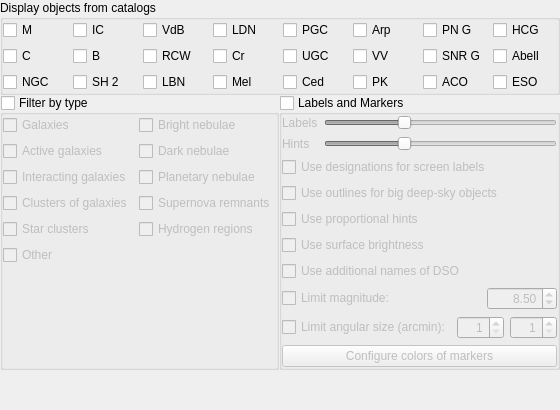
        <widget class="QWidget" name="page_DSO">
         <layout class="QGridLayout" name="gridLayout_11">
          <property name="leftMargin">
           <number>0</number>
          </property>
          <property name="topMargin">
           <number>0</number>
          </property>
          <property name="rightMargin">
           <number>0</number>
          </property>
          <property name="bottomMargin">
           <number>0</number>
          </property>
          <property name="spacing">
           <number>0</number>
          </property>
          <item row="0" column="0" colspan="2">
           <widget class="QGroupBox" name="groupDSOCatalogs">
            <property name="title">
             <string>Display objects from catalogs</string>
            </property>
            <layout class="QGridLayout" name="gridLayout_10">
             <property name="leftMargin">
              <number>0</number>
             </property>
             <property name="topMargin">
              <number>0</number>
             </property>
             <property name="rightMargin">
              <number>0</number>
             </property>
             <property name="bottomMargin">
              <number>0</number>
             </property>
             <property name="spacing">
              <number>6</number>
             </property>
             <item row="2" column="0">
              <widget class="QCheckBox" name="checkBoxNGC">
               <property name="toolTip">
                <string>New General Catalogue of Nebulae and Clusters of Stars</string>
               </property>
               <property name="text">
                <string notr="true">NGC</string>
               </property>
               <attribute name="buttonGroup">
                <string notr="true">buttonGroupDisplayedDSOCatalogs</string>
               </attribute>
              </widget>
             </item>
             <item row="0" column="5">
              <widget class="QCheckBox" name="checkBoxArp">
               <property name="toolTip">
                <string>Atlas of Peculiar Galaxies (Arp, 1966)</string>
               </property>
               <property name="text">
                <string notr="true">Arp</string>
               </property>
               <attribute name="buttonGroup">
                <string notr="true">buttonGroupDisplayedDSOCatalogs</string>
               </attribute>
              </widget>
             </item>
             <item row="1" column="2">
              <widget class="QCheckBox" name="checkBoxRCW">
               <property name="toolTip">
                <string>A catalogue of Hα-emission regions in the southern Milky Way (Rodgers+, 1960)</string>
               </property>
               <property name="text">
                <string notr="true">RCW</string>
               </property>
               <attribute name="buttonGroup">
                <string notr="true">buttonGroupDisplayedDSOCatalogs</string>
               </attribute>
              </widget>
             </item>
             <item row="0" column="4">
              <widget class="QCheckBox" name="checkBoxPGC">
               <property name="toolTip">
                <string>Principal Galaxy Catalog</string>
               </property>
               <property name="text">
                <string notr="true">PGC</string>
               </property>
               <attribute name="buttonGroup">
                <string notr="true">buttonGroupDisplayedDSOCatalogs</string>
               </attribute>
              </widget>
             </item>
             <item row="2" column="3">
              <widget class="QCheckBox" name="checkBoxMel">
               <property name="toolTip">
                <string>A Catalogue of Star Clusters shown on Franklin-Adams Chart Plates (Melotte, 1915)</string>
               </property>
               <property name="text">
                <string notr="true">Mel</string>
               </property>
               <attribute name="buttonGroup">
                <string notr="true">buttonGroupDisplayedDSOCatalogs</string>
               </attribute>
              </widget>
             </item>
             <item row="0" column="2">
              <widget class="QCheckBox" name="checkBoxVdB">
               <property name="toolTip">
                <string>Catalogue of Reflection Nebulae (Van den Bergh, 1966)</string>
               </property>
               <property name="text">
                <string notr="true">VdB</string>
               </property>
               <attribute name="buttonGroup">
                <string notr="true">buttonGroupDisplayedDSOCatalogs</string>
               </attribute>
              </widget>
             </item>
             <item row="2" column="2">
              <widget class="QCheckBox" name="checkBoxLBN">
               <property name="toolTip">
                <string>Lynds' Catalogue of Bright Nebulae (Lynds, 1965)</string>
               </property>
               <property name="text">
                <string notr="true">LBN</string>
               </property>
               <attribute name="buttonGroup">
                <string notr="true">buttonGroupDisplayedDSOCatalogs</string>
               </attribute>
              </widget>
             </item>
             <item row="0" column="0">
              <widget class="QCheckBox" name="checkBoxM">
               <property name="toolTip">
                <string>Messier Catalogue</string>
               </property>
               <property name="text">
                <string notr="true">M</string>
               </property>
               <attribute name="buttonGroup">
                <string notr="true">buttonGroupDisplayedDSOCatalogs</string>
               </attribute>
              </widget>
             </item>
             <item row="1" column="3">
              <widget class="QCheckBox" name="checkBoxCr">
               <property name="toolTip">
                <string>Catalog of Open Galactic Clusters (Collinder, 1931)</string>
               </property>
               <property name="text">
                <string notr="true">Cr</string>
               </property>
               <attribute name="buttonGroup">
                <string notr="true">buttonGroupDisplayedDSOCatalogs</string>
               </attribute>
              </widget>
             </item>
             <item row="0" column="3">
              <widget class="QCheckBox" name="checkBoxLDN">
               <property name="toolTip">
                <string>Lynds' Catalogue of Dark Nebulae (Lynds, 1962)</string>
               </property>
               <property name="text">
                <string notr="true">LDN</string>
               </property>
               <attribute name="buttonGroup">
                <string notr="true">buttonGroupDisplayedDSOCatalogs</string>
               </attribute>
              </widget>
             </item>
             <item row="1" column="5">
              <widget class="QCheckBox" name="checkBoxVV">
               <property name="toolTip">
                <string>The Catalogue of Interacting Galaxies (Vorontsov-Velyaminov+, 2001)</string>
               </property>
               <property name="text">
                <string notr="true">VV</string>
               </property>
               <attribute name="buttonGroup">
                <string notr="true">buttonGroupDisplayedDSOCatalogs</string>
               </attribute>
              </widget>
             </item>
             <item row="2" column="4">
              <widget class="QCheckBox" name="checkBoxCed">
               <property name="toolTip">
                <string>Catalog of bright diffuse Galactic nebulae (Cederblad, 1946)</string>
               </property>
               <property name="text">
                <string notr="true">Ced</string>
               </property>
               <attribute name="buttonGroup">
                <string notr="true">buttonGroupDisplayedDSOCatalogs</string>
               </attribute>
              </widget>
             </item>
             <item row="2" column="1">
              <widget class="QCheckBox" name="checkBoxSh2">
               <property name="toolTip">
                <string>Catalogue of HII Regions (Sharpless, 1959)</string>
               </property>
               <property name="text">
                <string notr="true">SH 2</string>
               </property>
               <attribute name="buttonGroup">
                <string notr="true">buttonGroupDisplayedDSOCatalogs</string>
               </attribute>
              </widget>
             </item>
             <item row="1" column="0">
              <widget class="QCheckBox" name="checkBoxC">
               <property name="toolTip">
                <string>Caldwell Catalogue</string>
               </property>
               <property name="text">
                <string notr="true">C</string>
               </property>
               <attribute name="buttonGroup">
                <string notr="true">buttonGroupDisplayedDSOCatalogs</string>
               </attribute>
              </widget>
             </item>
             <item row="2" column="5">
              <widget class="QCheckBox" name="checkBoxPK">
               <property name="toolTip">
                <string>The Catalogue of Galactic Planetary Nebulae (Kohoutek, 2001)</string>
               </property>
               <property name="text">
                <string notr="true">PK</string>
               </property>
               <attribute name="buttonGroup">
                <string notr="true">buttonGroupDisplayedDSOCatalogs</string>
               </attribute>
              </widget>
             </item>
             <item row="0" column="1">
              <widget class="QCheckBox" name="checkBoxIC">
               <property name="toolTip">
                <string>Index Catalogue of Nebulae and Clusters of Stars</string>
               </property>
               <property name="text">
                <string notr="true">IC</string>
               </property>
               <attribute name="buttonGroup">
                <string notr="true">buttonGroupDisplayedDSOCatalogs</string>
               </attribute>
              </widget>
             </item>
             <item row="1" column="4">
              <widget class="QCheckBox" name="checkBoxUGC">
               <property name="toolTip">
                <string>The Uppsala General Catalogue of Galaxies</string>
               </property>
               <property name="text">
                <string notr="true">UGC</string>
               </property>
               <attribute name="buttonGroup">
                <string notr="true">buttonGroupDisplayedDSOCatalogs</string>
               </attribute>
              </widget>
             </item>
             <item row="1" column="1">
              <widget class="QCheckBox" name="checkBoxB">
               <property name="toolTip">
                <string>Barnard's Catalogue of 349 Dark Objects in the Sky (Barnard, 1927)</string>
               </property>
               <property name="text">
                <string notr="true">B</string>
               </property>
               <attribute name="buttonGroup">
                <string notr="true">buttonGroupDisplayedDSOCatalogs</string>
               </attribute>
              </widget>
             </item>
             <item row="0" column="6">
              <widget class="QCheckBox" name="checkBoxPNG">
               <property name="toolTip">
                <string>The Strasbourg-ESO Catalogue of Galactic Planetary Nebulae (Acker+, 1992)</string>
               </property>
               <property name="text">
                <string notr="true">PN G</string>
               </property>
               <attribute name="buttonGroup">
                <string notr="true">buttonGroupDisplayedDSOCatalogs</string>
               </attribute>
              </widget>
             </item>
             <item row="1" column="6">
              <widget class="QCheckBox" name="checkBoxSNRG">
               <property name="toolTip">
                <string>A catalogue of Galactic supernova remnants (Green, 2014)</string>
               </property>
               <property name="text">
                <string notr="true">SNR G</string>
               </property>
               <attribute name="buttonGroup">
                <string notr="true">buttonGroupDisplayedDSOCatalogs</string>
               </attribute>
              </widget>
             </item>
             <item row="2" column="6">
              <widget class="QCheckBox" name="checkBoxACO">
               <property name="toolTip">
                <string>A Catalog of Rich Clusters of Galaxies (Abell+, 1989)</string>
               </property>
               <property name="text">
                <string notr="true">ACO</string>
               </property>
               <attribute name="buttonGroup">
                <string notr="true">buttonGroupDisplayedDSOCatalogs</string>
               </attribute>
              </widget>
             </item>
             <item row="0" column="7">
              <widget class="QCheckBox" name="checkBoxHCG">
               <property name="toolTip">
                <string>Hickson Compact Group (Hickson+, 1982)</string>
               </property>
               <property name="text">
                <string notr="true">HCG</string>
               </property>
               <attribute name="buttonGroup">
                <string notr="true">buttonGroupDisplayedDSOCatalogs</string>
               </attribute>
              </widget>
             </item>
             <item row="1" column="7">
              <widget class="QCheckBox" name="checkBoxAbell">
               <property name="toolTip">
                <string>Abell Catalog of Planetary Nebulae (Abell, 1966)</string>
               </property>
               <property name="text">
                <string notr="true">Abell</string>
               </property>
               <attribute name="buttonGroup">
                <string notr="true">buttonGroupDisplayedDSOCatalogs</string>
               </attribute>
              </widget>
             </item>
             <item row="2" column="7">
              <widget class="QCheckBox" name="checkBoxESO">
               <property name="toolTip">
                <string>ESO/Uppsala Survey of the ESO(B) Atlas (Lauberts, 1982)</string>
               </property>
               <property name="text">
                <string notr="true">ESO</string>
               </property>
               <attribute name="buttonGroup">
                <string notr="true">buttonGroupDisplayedDSOCatalogs</string>
               </attribute>
              </widget>
             </item>
            </layout>
           </widget>
          </item>
          <item row="3" column="0">
           <spacer name="verticalSpacer_3">
            <property name="orientation">
             <enum>Qt::Vertical</enum>
            </property>
            <property name="sizeHint" stdset="0">
             <size>
              <width>20</width>
              <height>40</height>
             </size>
            </property>
           </spacer>
          </item>
          <item row="1" column="0">
           <widget class="QGroupBox" name="groupBoxDSOTypeFilters">
            <property name="title">
             <string>Filter by type</string>
            </property>
            <property name="flat">
             <bool>true</bool>
            </property>
            <property name="checkable">
             <bool>true</bool>
            </property>
            <property name="checked">
             <bool>false</bool>
            </property>
            <layout class="QGridLayout" name="gridLayout_13">
             <property name="leftMargin">
              <number>0</number>
             </property>
             <property name="topMargin">
              <number>0</number>
             </property>
             <property name="rightMargin">
              <number>0</number>
             </property>
             <property name="bottomMargin">
              <number>0</number>
             </property>
             <property name="spacing">
              <number>6</number>
             </property>
             <item row="3" column="0">
              <widget class="QCheckBox" name="checkBoxActiveGalaxiesType">
               <property name="text">
                <string>Active galaxies</string>
               </property>
               <attribute name="buttonGroup">
                <string notr="true">buttonGroupDisplayedDSOTypes</string>
               </attribute>
              </widget>
             </item>
             <item row="7" column="0">
              <widget class="QCheckBox" name="checkBoxOtherType">
               <property name="text">
                <string>Other</string>
               </property>
               <attribute name="buttonGroup">
                <string notr="true">buttonGroupDisplayedDSOTypes</string>
               </attribute>
              </widget>
             </item>
             <item row="4" column="1">
              <widget class="QCheckBox" name="checkBoxPlanetaryNebulaeType">
               <property name="text">
                <string>Planetary nebulae</string>
               </property>
               <attribute name="buttonGroup">
                <string notr="true">buttonGroupDisplayedDSOTypes</string>
               </attribute>
              </widget>
             </item>
             <item row="1" column="1">
              <widget class="QCheckBox" name="checkBoxBrightNebulaeType">
               <property name="text">
                <string>Bright nebulae</string>
               </property>
               <attribute name="buttonGroup">
                <string notr="true">buttonGroupDisplayedDSOTypes</string>
               </attribute>
              </widget>
             </item>
             <item row="3" column="1">
              <widget class="QCheckBox" name="checkBoxDarkNebulaeType">
               <property name="text">
                <string>Dark nebulae</string>
               </property>
               <attribute name="buttonGroup">
                <string notr="true">buttonGroupDisplayedDSOTypes</string>
               </attribute>
              </widget>
             </item>
             <item row="6" column="1">
              <widget class="QCheckBox" name="checkBoxHydrogenRegionsType">
               <property name="text">
                <string>Hydrogen regions</string>
               </property>
               <attribute name="buttonGroup">
                <string notr="true">buttonGroupDisplayedDSOTypes</string>
               </attribute>
              </widget>
             </item>
             <item row="5" column="0">
              <widget class="QCheckBox" name="checkBoxGalaxyClustersType">
               <property name="text">
                <string>Clusters of galaxies</string>
               </property>
               <attribute name="buttonGroup">
                <string notr="true">buttonGroupDisplayedDSOTypes</string>
               </attribute>
              </widget>
             </item>
             <item row="1" column="0">
              <widget class="QCheckBox" name="checkBoxGalaxiesType">
               <property name="text">
                <string>Galaxies</string>
               </property>
               <attribute name="buttonGroup">
                <string notr="true">buttonGroupDisplayedDSOTypes</string>
               </attribute>
              </widget>
             </item>
             <item row="4" column="0">
              <widget class="QCheckBox" name="checkBoxInteractingGalaxiesType">
               <property name="text">
                <string>Interacting galaxies</string>
               </property>
               <attribute name="buttonGroup">
                <string notr="true">buttonGroupDisplayedDSOTypes</string>
               </attribute>
              </widget>
             </item>
             <item row="5" column="1">
              <widget class="QCheckBox" name="checkBoxSupernovaRemnantsType">
               <property name="text">
                <string>Supernova remnants</string>
               </property>
               <attribute name="buttonGroup">
                <string notr="true">buttonGroupDisplayedDSOTypes</string>
               </attribute>
              </widget>
             </item>
             <item row="6" column="0">
              <widget class="QCheckBox" name="checkBoxStarClustersType">
               <property name="text">
                <string>Star clusters</string>
               </property>
               <attribute name="buttonGroup">
                <string notr="true">buttonGroupDisplayedDSOTypes</string>
               </attribute>
              </widget>
             </item>
             <item row="8" column="0">
              <spacer name="verticalSpacer_7">
               <property name="orientation">
                <enum>Qt::Vertical</enum>
               </property>
               <property name="sizeHint" stdset="0">
                <size>
                 <width>20</width>
                 <height>40</height>
                </size>
               </property>
              </spacer>
             </item>
            </layout>
           </widget>
          </item>
          <item row="1" column="1">
           <layout class="QVBoxLayout" name="verticalLayout_4">
            <item>
             <widget class="QGroupBox" name="groupBoxDSOLabelsAndMarkers">
              <property name="title">
               <string>Labels and Markers</string>
              </property>
              <property name="flat">
               <bool>true</bool>
              </property>
              <property name="checkable">
               <bool>true</bool>
              </property>
              <property name="checked">
               <bool>false</bool>
              </property>
              <layout class="QGridLayout" name="gridLayout_12">
               <property name="leftMargin">
                <number>0</number>
               </property>
               <property name="topMargin">
                <number>0</number>
               </property>
               <property name="rightMargin">
                <number>0</number>
               </property>
               <property name="bottomMargin">
                <number>0</number>
               </property>
               <property name="spacing">
                <number>6</number>
               </property>
               <item row="5" column="0">
                <widget class="QCheckBox" name="checkBoxProportionalHints">
                 <property name="toolTip">
                  <string>Use hints proportional to angular size of deep-sky objects</string>
                 </property>
                 <property name="text">
                  <string>Use proportional hints</string>
                 </property>
                </widget>
               </item>
               <item row="6" column="0">
                <widget class="QCheckBox" name="checkBoxSurfaceBrightnessUsage">
                 <property name="toolTip">
                  <string>Use surface brightness of deep-sky objects for scale of the visibility of their markers and labels.</string>
                 </property>
                 <property name="text">
                  <string>Use surface brightness</string>
                 </property>
                </widget>
               </item>
               <item row="8" column="0">
                <layout class="QHBoxLayout" name="horizontalLayout_7">
                 <item>
                  <widget class="QCheckBox" name="nebulaLimitMagnitudeCheckBox">
                   <property name="toolTip">
                    <string>Limit magnitude (for unaided/binocular observers) of deep-sky objects.</string>
                   </property>
                   <property name="text">
                    <string>Limit magnitude:</string>
                   </property>
                  </widget>
                 </item>
                 <item>
                  <widget class="QDoubleSpinBox" name="nebulaLimitMagnitudeDoubleSpinBox">
                   <property name="maximumSize">
                    <size>
                     <width>70</width>
                     <height>16777215</height>
                    </size>
                   </property>
                   <property name="alignment">
                    <set>Qt::AlignRight|Qt::AlignTrailing|Qt::AlignVCenter</set>
                   </property>
                   <property name="minimum">
                    <double>3.000000000000000</double>
                   </property>
                   <property name="maximum">
                    <double>21.000000000000000</double>
                   </property>
                   <property name="singleStep">
                    <double>0.250000000000000</double>
                   </property>
                   <property name="value">
                    <double>8.500000000000000</double>
                   </property>
                  </widget>
                 </item>
                </layout>
               </item>
               <item row="3" column="0">
                <widget class="QCheckBox" name="checkBoxDesignationsOnlyUsage">
                 <property name="toolTip">
                  <string>Use designations of deep-sky objects instead of their common names for screen labels</string>
                 </property>
                 <property name="text">
                  <string>Use designations for screen labels</string>
                 </property>
                </widget>
               </item>
               <item row="2" column="0">
                <layout class="QGridLayout" name="gridLayout_15">
                 <item row="0" column="1">
                  <widget class="QSlider" name="nebulasLabelsHorizontalSlider">
                   <property name="value">
                    <number>33</number>
                   </property>
                   <property name="orientation">
                    <enum>Qt::Horizontal</enum>
                   </property>
                  </widget>
                 </item>
                 <item row="0" column="0">
                  <widget class="QLabel" name="labelLabels">
                   <property name="text">
                    <string>Labels</string>
                   </property>
                  </widget>
                 </item>
                 <item row="1" column="0">
                  <widget class="QLabel" name="labelHints">
                   <property name="text">
                    <string>Hints</string>
                   </property>
                  </widget>
                 </item>
                 <item row="1" column="1">
                  <widget class="QSlider" name="nebulasHintsHorizontalSlider">
                   <property name="value">
                    <number>33</number>
                   </property>
                   <property name="orientation">
                    <enum>Qt::Horizontal</enum>
                   </property>
                  </widget>
                 </item>
                </layout>
               </item>
               <item row="10" column="0">
                <widget class="QPushButton" name="pushButtonConfigureDSOColors">
                 <property name="text">
                  <string>Configure colors of markers</string>
                 </property>
                </widget>
               </item>
               <item row="4" column="0">
                <widget class="QCheckBox" name="checkBoxOutlines">
                 <property name="text">
                  <string>Use outlines for big deep-sky objects</string>
                 </property>
                </widget>
               </item>
               <item row="9" column="0">
                <layout class="QHBoxLayout" name="horizontalLayout_14">
                 <item>
                  <widget class="QCheckBox" name="nebulaLimitSizeCheckBox">
                   <property name="text">
                    <string>Limit angular size (arcmin):</string>
                   </property>
                  </widget>
                 </item>
                 <item>
                  <widget class="QDoubleSpinBox" name="nebulaLimitSizeMinDoubleSpinBox">
                   <property name="maximumSize">
                    <size>
                     <width>70</width>
                     <height>16777215</height>
                    </size>
                   </property>
                   <property name="toolTip">
                    <string>Minimal angular size in arcminutes for visible DSO</string>
                   </property>
                   <property name="alignment">
                    <set>Qt::AlignRight|Qt::AlignTrailing|Qt::AlignVCenter</set>
                   </property>
                   <property name="decimals">
                    <number>0</number>
                   </property>
                   <property name="minimum">
                    <double>1.000000000000000</double>
                   </property>
                   <property name="maximum">
                    <double>600.000000000000000</double>
                   </property>
                  </widget>
                 </item>
                 <item>
                  <widget class="QDoubleSpinBox" name="nebulaLimitSizeMaxDoubleSpinBox">
                   <property name="maximumSize">
                    <size>
                     <width>70</width>
                     <height>16777215</height>
                    </size>
                   </property>
                   <property name="toolTip">
                    <string>Maximum angular size in arcminutes for visible DSO</string>
                   </property>
                   <property name="alignment">
                    <set>Qt::AlignRight|Qt::AlignTrailing|Qt::AlignVCenter</set>
                   </property>
                   <property name="decimals">
                    <number>0</number>
                   </property>
                   <property name="minimum">
                    <double>1.000000000000000</double>
                   </property>
                   <property name="maximum">
                    <double>600.000000000000000</double>
                   </property>
                  </widget>
                 </item>
                </layout>
               </item>
               <item row="7" column="0">
                <widget class="QCheckBox" name="checkBoxAdditionalNamesDSO">
                 <property name="text">
                  <string>Use additional names of DSO</string>
                 </property>
                </widget>
               </item>
              </layout>
             </widget>
            </item>
           </layout>
          </item>
         </layout>
        </widget>
